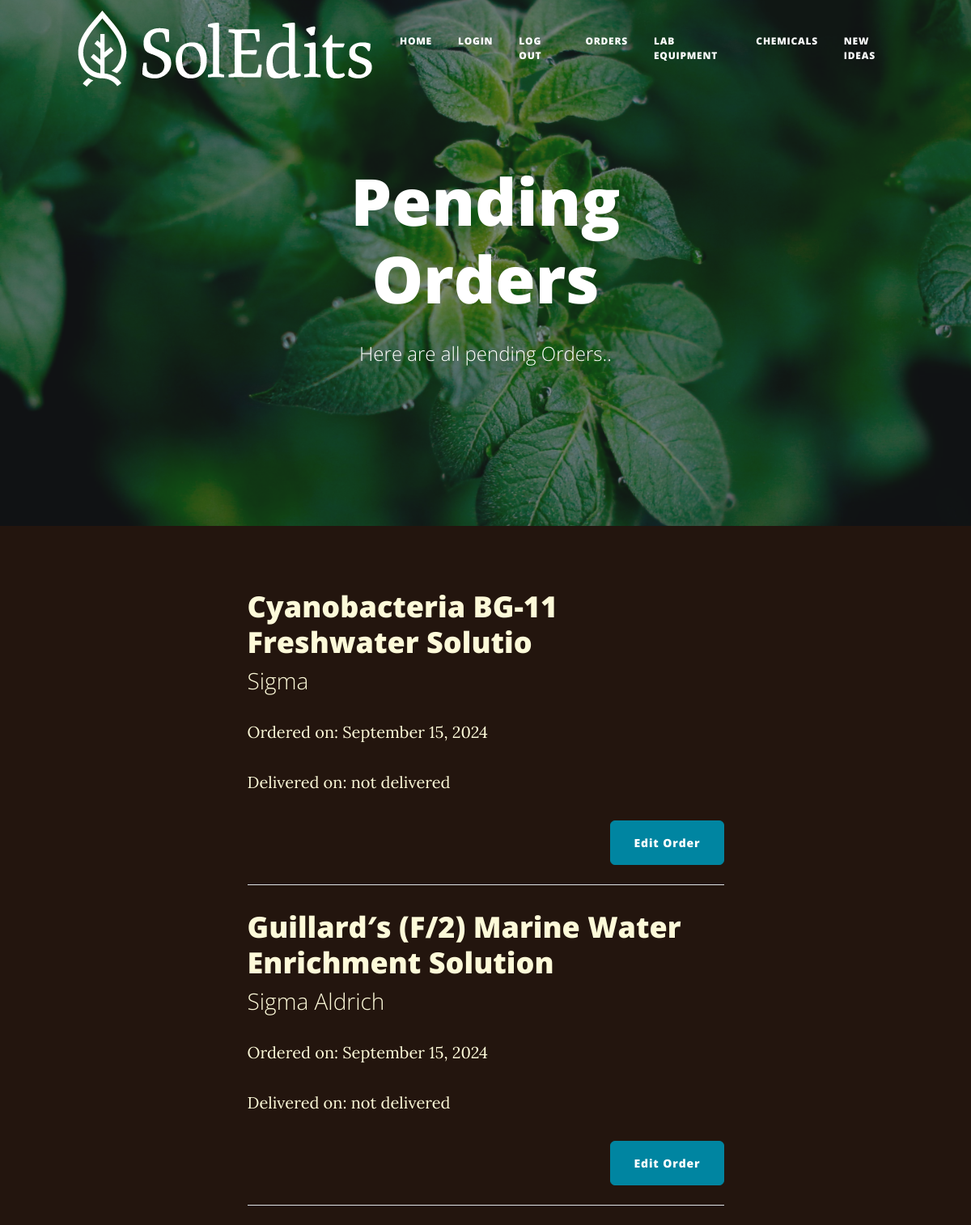
Page /pending_orders on the committed database.
### main.py (models this page shows)
class Orders(db.Model):
    __tablename__ = "orders"
    id: Mapped[int] = mapped_column(Integer, primary_key=True)
    product: Mapped[str] = mapped_column(String(250), unique=False, nullable=False)
    amount: Mapped[str] = mapped_column(Integer, nullable=False)
    provider: Mapped[str] = mapped_column(String(250), nullable=False)
    product_url: Mapped[str] = mapped_column(String(250), nullable=False)
    user: Mapped[str] = mapped_column(String(250), nullable=False)
    date: Mapped[str] = mapped_column(String(250), nullable=False)
    delivery_date: Mapped[str] = mapped_column(String(250), nullable=True)

### main.py (the view)
@app.route('/pending_orders', methods = ["GET", "POST"])
def pending_orders():
    result = db.session.execute(db.select(Orders))
    posts = result.scalars().all()
    pending = []
    for post in posts:
        if post.delivery_date == "not delivered":
            pending.append(post)
    return render_template("pending_orders.html", all_posts=pending)

### templates/pending_orders.html (shortened to what this page needs)
{% include "header.html" %}
<header
  class="masthead"
  style="background-image: url('../static/assets/img/potato_plant2.jpg')"
>
  <div class="container position-relative px-4 px-lg-5">
    <div class="row gx-4 gx-lg-5 justify-content-center">
      <div class="col-md-10 col-lg-8 col-xl-7">
        <div class="site-heading">
          <h1>Pending Orders</h1>
          <span class="subheading">Here are all pending Orders..</span>
        </div>
      </div>
    </div>
  </div>
</header>
<div class="container px-4 px-lg-5">
  <div class="row gx-4 gx-lg-5 justify-content-center">
    <div class="col-md-10 col-lg-8 col-xl-7">
      {% for post in all_posts %}
      <div class="post-preview">
          <a href="{{url_for('show_order', order_id = post.id)}}">
          <h3 class="post-title">{{ post.product }}</h3>
          <h3 class="post-subtitle">{{ post.provider }}</h3>
            <p class="post-meta">
            Ordered on: {{post.date}}
            </p>
            <p class="post-meta">
           Delivered on: {{post.delivery_date}}
            </p>
            </a>
         <div class="d-flex justify-content-end mb-2">
    <a href="{{url_for('edit_order', order_id = post.id)}}" class="btn btn-primary float-right"
    >Edit Order</a>
      </div>
      <hr class="my-4" />
  {% endfor %}

### rows in the picture
Orders: product "Cyanobacteria BG-11 Freshwater Solutio", provider "Sigma", date "September 15, 2024", delivery_date "not delivered"
Orders: product "Guillard′s (F/2) Marine Water Enrichment Solution", provider "Sigma Aldrich", date "September 15, 2024", delivery_date "not delivered"
